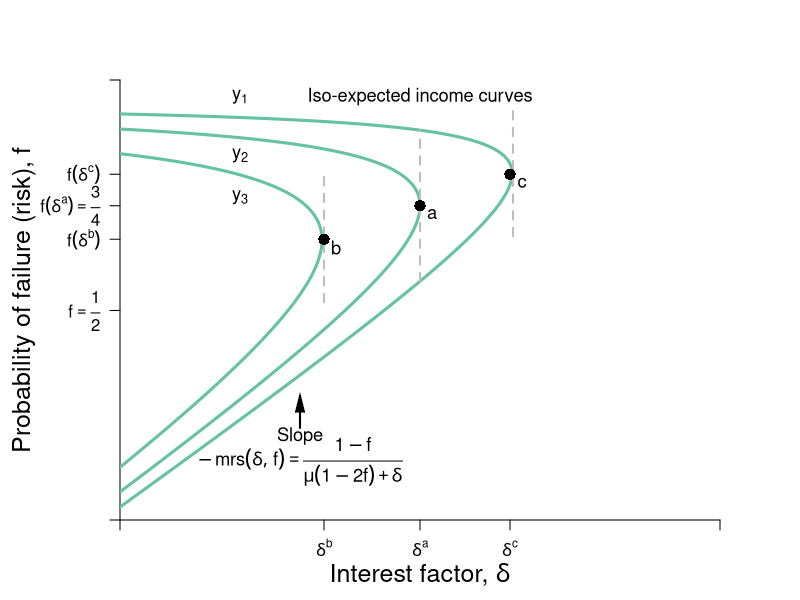

Write R code to recreate this figure.
#Graph Designer: Simon Halliday
#Authors: Bowles, Foley and Halliday
#Title: Coordination, Conflict and Competition: A Text in Microeconomics

library(shape)
pdf(file = "credit/non_contractual_brf_indiffs.pdf", width = 8, height = 6)

#Set parameters for graphics
axislabelsize <- 1.5
labelsize <- 1.1
graphlinewidth <- 3
segmentlinewidth <- 2

COL <- c("#7fc97f", "#beaed4", "#fdc086", "#ffff99", "#386cb0", "#f0027f", "#bf5b17", "#666666")
COLA <- c("#e0f3db", "#99d8c9","#66c2a4","#41ae76", "#238b45", "#005824")
COLB <- c("#c6dbef", "#4eb3d3", "#2b8cbe", "#0868ac","#084081")

#Edited the margins to cater for the larger LHS labels
par(mar =  c(4, 6, 4, 4))

brfFn <- function(delta, mu = 1) {
  .5 + (delta / (2 * mu)) 
}

isoreturnFn <- function(delta, pi=0.125) {
  1 - (pi)/delta
}


yFn <- function(d1, f1, mu = 1){
  mu*f1*(1 - f1) - d1*(1 - f1)
}

ylow <- function(delta, mu = 1, ybar = 0.03){
  (-sqrt(delta^2 - 2*delta*mu + mu^2 - 4*mu*ybar) + delta + mu)/(2*mu)
}

yhigh <- function(delta, mu = 1, ybar = 0.03){
  (sqrt(delta^2 - 2*delta*mu + mu^2 - 4*mu*ybar) + delta + mu)/(2*mu)
}

xlims <- c(0, 1)
ylims <- c(0, 1.05)

npts <- 501 
d1 <- seq(xlims[1], xlims[2], length.out = npts)
f1 <- seq(ylims[1], ylims[2], length.out = npts) 
a <- c(0.03, 0.0625, 0.11)

plot(0, 0, xlim = xlims, ylim = ylims, type = "n",
     xlab = expression(paste("")),
     ylab = expression(paste("")), 
     xaxt = "n", 
     yaxt = "n", 
     cex.lab = axislabelsize, 
     bty = "n", 
     xaxs="i", 
     yaxs="i"
)


# ticksy <- seq(from = 0, to = ylims[2], by = 0.1)
# ylabels <- seq(from = 0, to = ylims[2], by = 0.1)
# ticksx <- seq(from = 0, to = xlims[2], by = 0.1)
# xlabels <- seq(from = 0, to = xlims[2], by = 0.1)
ticksy <- c(ylims[1], 0.5, brfFn(delta = 0.34), brfFn(delta = 0.5), brfFn(delta = 0.65), ylims[2])
ylabels <- c(NA, expression(paste(f == frac(1,2))), expression(paste(f*(delta^b) )),  expression(paste(f*(delta^a) == frac(3,4))),expression(paste(f*(delta^c) )), NA)
ticksx <- c(xlims[1], 0.34, 0.5, 0.65, xlims[2])
xlabels <- c(NA,  expression(paste(delta^b)), expression(paste(delta^a)), expression(paste(delta^c)), NA)

axis(1, at = ticksx, pos = 0, labels = xlabels)
axis(2, at = ticksy, pos = 0, labels = ylabels, las = 1)

npts <- 503 
xx1 <- seq(xlims[1], xlims[2], length.out = npts)
xx2 <- seq(0, 1, length.out = npts)

#Draw the graphs
#lines(xx1, brfFn(xx1), col = COLA[4], lwd = graphlinewidth)

#Axis labels
mtext(expression(paste("Interest factor, ", delta)), side = 1, line = 2.5, cex = axislabelsize)
text(-0.16, 0.5*(ylims[2]), expression(paste("Probability of failure (risk), ", f)), xpd = TRUE, cex = axislabelsize, srt = 90) 

#Contour lines
contour(d1, f1,
        outer(d1, f1, yFn),
        drawlabels = FALSE,
        col = COLA[3],
        lwd = graphlinewidth,
        levels = a,
        xaxs="i",
        yaxs="i",
        add = TRUE)

segments(0.5, ylow(delta = 0.5), 0.5, yhigh(delta = 0.5), lty = 2, col = "gray" , lwd = segmentlinewidth)
# segments(0, yhigh(delta = 0.5), 0.5, yhigh(delta = 0.5), lty = 2, col = "gray" , lwd = segmentlinewidth)
# segments(0, ylow(delta = 0.5), 0.5, ylow(delta = 0.5), lty = 2, col = "gray" , lwd = segmentlinewidth)

segments(0.34, brfFn(delta = 0.34) - 0.15, 0.34, brfFn(delta = 0.34) + 0.15, lty = 2, col = "gray" , lwd = segmentlinewidth)
segments(0.655, brfFn(delta = 0.655) - 0.15, 0.655, brfFn(delta = 0.655) + 0.15, lty = 2, col = "gray" , lwd = segmentlinewidth)

#segments(0, brfFn(delta = 0.5), 0.5, brfFn(delta = 0.5), lty = 2, col = "gray" , lwd = segmentlinewidth)

# 
# segments(8, 0, 8,indiffA(x = 8)  , lty = 2, col = "gray" , lwd = segmentlinewidth)
# segments(0, indiffA(x = 8) , 8,indiffA(x = 8)  , lty = 2, col = "gray" , lwd = segmentlinewidth)

text(0.5+ 0.02, brfFn(delta = 0.5) - 0.02, expression(paste(a)), cex = labelsize)
points(0.5, brfFn(delta = 0.5), pch = 16, col = "black", cex = 1.5)
text(0.34+ 0.02, brfFn(delta = 0.34) - 0.02, expression(paste(b)), cex = labelsize)
points(0.34, brfFn(delta = 0.34), pch = 16, col = "black", cex = 1.5)
text(0.65+ 0.02, brfFn(delta = 0.65) - 0.02, expression(paste(c)), cex = labelsize)
points(0.65, brfFn(delta = 0.65), pch = 16, col = "black", cex = 1.5)

# text(0.5+ 0.02, ylow(delta = 0.5) - 0.02, expression(paste(d)), cex = labelsize)
# points(0.5, ylow(delta = 0.5), pch = 16, col = "black", cex = 1.5)
# text(0.5+ 0.02, yhigh(delta = 0.5) - 0.02, expression(paste(e)), cex = labelsize)
# points(0.5, yhigh(delta = 0.5), pch = 16, col = "black", cex = 1.5)



text(0.5, 1.01, expression(paste("Iso-expected income curves")), cex = labelsize)
text(0.2, 1.01, expression(paste(y[1])), cex = labelsize)
text(0.2, 0.87, expression(paste(y[2])), cex = labelsize)
text(0.2, 0.77, expression(paste(y[3])), cex = labelsize)
text(0.3, 0.2, expression(Slope), cex = labelsize)
text(0.3, 0.14, expression(paste(-mrs(delta, f) == frac(1 - f, mu*(1 - 2*f) + delta))), cex = labelsize)
Arrows(0.3, 0.22, 0.3, 0.28, col = "black", lty = 1, lwd = 2, arr.type = "triangle", arr.lwd = 0.5)

# text(0.85, 0.7, expression(paste("A's Best Response")), cex = labelsize)
# text(0.85, 0.65, expression(paste("function")), cex = labelsize)
# text(0.85, 0.58, expression(paste("Slope ", phantom() == frac(1, 2*mu))), cex = labelsize)
# Arrows(0.85, 0.73, 0.85, 0.89, col = "black", lty = 1, lwd = 2, arr.type = "triangle", arr.lwd = 0.5)

dev.off()
